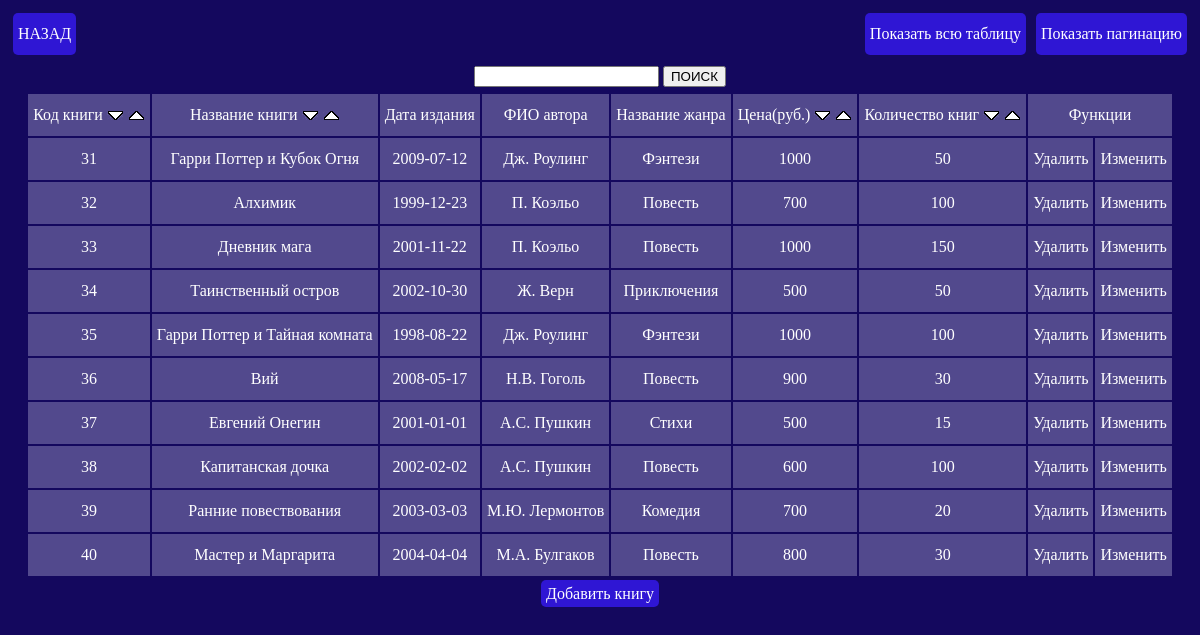
The app's page /table-book.php with its own data.
### tables this page shows
CREATE TABLE `books` (
  `B_ID` int(20) NOT NULL COMMENT 'Код книги',
  `B_TITLE` varchar(45) NOT NULL COMMENT 'Название книги',
  `B_DATE` date NOT NULL COMMENT 'Дата издания',
  `B_AUTHORS` int(15) NOT NULL COMMENT 'ВК к Authors',
  `B_GENRES` int(15) NOT NULL COMMENT 'ВК к Genres',
  `B_PRICE` int(10) NOT NULL COMMENT 'Цена Книги',
  `B_NUMBERS` int(10) NOT NULL COMMENT 'Количество книг'
);

CREATE TABLE `authors` (
  `A_ID` int(15) NOT NULL COMMENT 'Код автора',
  `A_FIO` varchar(45) NOT NULL COMMENT 'ФИО Автора',
  `A_BORN` date NOT NULL COMMENT 'Дата рождения'
);

CREATE TABLE `genres` (
  `G_ID` int(15) NOT NULL COMMENT 'Код жанра',
  `G_NAME` varchar(20) NOT NULL COMMENT 'Название жанра'
);

### table-book.php (the view, shortened to what this page needs)
<!DOCTYPE html>
<html lang="ru">
<head>
	<link rel="stylesheet" href="css/index.css">
</head>
<body>
	<?php
		include('connect.php');
		if (isset($_GET['page']))
		{
			$page = $_GET['page'];
		}
		else
		{
			$page = 1;
		}
		$kol = 3;
		$art = ($page * $kol) - $kol;
		$res = mysqli_query($link, "SELECT COUNT(*) FROM `books`");
		$row = mysqli_fetch_row($res);
		$total = $row[0];
		$str_pag = ceil($total / $kol);
	?>
	<div class="menu">
		<a class="button item-back" href="menu_table.php">НАЗАД</a>
		<div class="item-page">
			<a class="button" href="table-book.php?page=0">Показать всю таблицу</a>
			<a class="button" href="table-book.php?page=1">Показать пагинацию</a>
		</div>
	</div>
	<div class="box">
		<form class="item-search" method="post">
			<input type="text" name="poisk" value="<?=$_POST['poisk'] ?>">
			<input type="submit" name="submit" value="ПОИСК">
		</form>
		<table class="table">
			<tr>
				<td>
					Код книги
					<a href="table-book.php?sort=id_asc">
						<img src="img/sort_asc.png" alt="">
					</a>
					<a href="table-book.php?sort=id_desc">
						<img src="img/sort_desc.png" alt="">
					</a>
				</td>
				<td>
					Название книги
					<a href="table-book.php?sort=title_asc">
						<img src="img/sort_asc.png" alt="">
					</a>
					<a href="table-book.php?sort=title_desc">
						<img src="img/sort_desc.png" alt="">
					</a>
				</td>
				<td>Дата издания</td>
				<td>ФИО автора</td>
				<td>Название жанра</td>
				<td>
					Цена(руб.)
					<a href="table-book.php?sort=price_asc">
						<img src="img/sort_asc.png" alt="">
					</a>
					<a href="table-book.php?sort=price_desc">
						<img src="img/sort_desc.png" alt="">
					</a>
				</td>
				<td>
					Количество книг
					<a href="table-book.php?sort=num_asc">
						<img src="img/sort_asc.png" alt="">
					</a>
					<a href="table-book.php?sort=num_desc">
						<img src="img/sort_desc.png" alt="">
					</a>
				</td>
				<td colspan="2">Функции</td>
			</tr>
		<?php
			include('connect.php');
			$poisk = htmlentities(trim($_POST['poisk']));
			if(empty($poisk))
			{
				if($_GET['page'] >= 1)
				{
					$sql_search = "SELECT B_ID, B_TITLE, B_DATE, A_FIO, G_NAME, B_PRICE, B_NUMBERS FROM `books`, `authors`, `genres` WHERE (books.B_AUTHORS=authors.A_ID AND books.B_GENRES=genres.G_ID) $sort_sql LIMIT $art, $kol";
					$res = mysqli_query($link, $sql_search);
					while ($row = mysqli_fetch_array($res))
					{
						echo '<tr>' .
						"<td>{$row['B_ID']}</td>" .
						"<td>{$row['B_TITLE']}</td>" .
						"<td>{$row['B_DATE']}</td>" .
						"<td>{$row['A_FIO']}</td>" .
						"<td>{$row['G_NAME']}</td>" .
						"<td>{$row['B_PRICE']}</td>" .
						"<td>{$row['B_NUMBERS']}</td>" .
						"<td><a href='?del_id={$row['B_ID']}'>Удалить</a></td>".
						"<td><a href='update_books.php?red_id={$row['B_ID']}'>Изменить</a></td>".
						'</tr>';
					}
					echo '</table>';
					for ($i = 1; $i <= $str_pag; $i++)
					{
						echo  "<a class='button' href=table-book.php?page=$i>$i</a>";
					}
					echo "<br>";
				}
				else
				{
					$sql_search = "SELECT B_ID, B_TITLE, B_DATE, A_FIO, G_NAME, B_PRICE, B_NUMBERS FROM `books`, `authors`, `genres` WHERE (books.B_AUTHORS=authors.A_ID AND books.B_GENRES=genres.G_ID) $sort_sql";
					$res = mysqli_query($link, $sql_search);
					while ($row = mysqli_fetch_array($res))
					{
						echo '<tr>' .
						"<td>{$row['B_ID']}</td>" .
						"<td>{$row['B_TITLE']}</td>" .
						"<td>{$row['B_DATE']}</td>" .
						"<td>{$row['A_FIO']}</td>" .
						"<td>{$row['G_NAME']}</td>" .
						"<td>{$row['B_PRICE']}</td>" .
						"<td>{$row['B_NUMBERS']}</td>" .
						"<td><a href='?del_id={$row['B_ID']}'>Удалить</a></td>".
						"<td><a href='update_books.php?red_id={$row['B_ID']}'>Изменить</a></td>".
						'</tr>';
					}
					echo '</table>';
				}
			}
		?>
		<a class="button" href="table_book_edit.php">Добавить книгу</a>
	</div>
</body>
</html>

### css/index.css (style rules this page uses)
body { background-color: #14085e; color: white; line-height: 2; }
h1, div { text-align: center; }
a { text-decoration: none; color: #ffffff; }
.table { margin: 0 auto; text-align: center; }
.table td { background-color: #52498d; padding: 5px; }
.button { color: white; background-color: #2f16d4; border-radius: 5px; padding: 5px; transition: all 0.5s; margin: 5px; }
.menu { display: flex; justify-content: space-between; flex-direction: row; }
.item-page { display: flex; }
.item-search { margin: 0 auto; }

### records on screen
books: B_ID "31", B_TITLE "Гарри Поттер и Кубок Огня", B_DATE "2009-07-12", B_AUTHORS.A_FIO "Дж. Роулинг", B_GENRES.G_NAME "Фэнтези", B_PRICE "1000", B_NUMBERS "50"
books: B_ID "32", B_TITLE "Алхимик", B_DATE "1999-12-23", B_AUTHORS.A_FIO "П. Коэльо", B_GENRES.G_NAME "Повесть", B_PRICE "700", B_NUMBERS "100"
books: B_ID "33", B_TITLE "Дневник мага", B_DATE "2001-11-22", B_AUTHORS.A_FIO "П. Коэльо", B_GENRES.G_NAME "Повесть", B_PRICE "1000", B_NUMBERS "150"
books: B_ID "34", B_TITLE "Таинственный остров", B_DATE "2002-10-30", B_AUTHORS.A_FIO "Ж. Верн", B_GENRES.G_NAME "Приключения", B_PRICE "500", B_NUMBERS "50"
books: B_ID "35", B_TITLE "Гарри Поттер и Тайная комната", B_DATE "1998-08-22", B_AUTHORS.A_FIO "Дж. Роулинг", B_GENRES.G_NAME "Фэнтези", B_PRICE "1000", B_NUMBERS "100"
books: B_ID "36", B_TITLE "Вий", B_DATE "2008-05-17", B_AUTHORS.A_FIO "Н.В. Гоголь", B_GENRES.G_NAME "Повесть", B_PRICE "900", B_NUMBERS "30"
books: B_ID "37", B_TITLE "Евгений Онегин", B_DATE "2001-01-01", B_AUTHORS.A_FIO "А.С. Пушкин", B_GENRES.G_NAME "Стихи", B_PRICE "500", B_NUMBERS "15"
books: B_ID "38", B_TITLE "Капитанская дочка", B_DATE "2002-02-02", B_AUTHORS.A_FIO "А.С. Пушкин", B_GENRES.G_NAME "Повесть", B_PRICE "600", B_NUMBERS "100"
books: B_ID "39", B_TITLE "Ранние повествования", B_DATE "2003-03-03", B_AUTHORS.A_FIO "М.Ю. Лермонтов", B_GENRES.G_NAME "Комедия", B_PRICE "700", B_NUMBERS "20"
books: B_ID "40", B_TITLE "Мастер и Маргарита", B_DATE "2004-04-04", B_AUTHORS.A_FIO "М.А. Булгаков", B_GENRES.G_NAME "Повесть", B_PRICE "800", B_NUMBERS "30"
